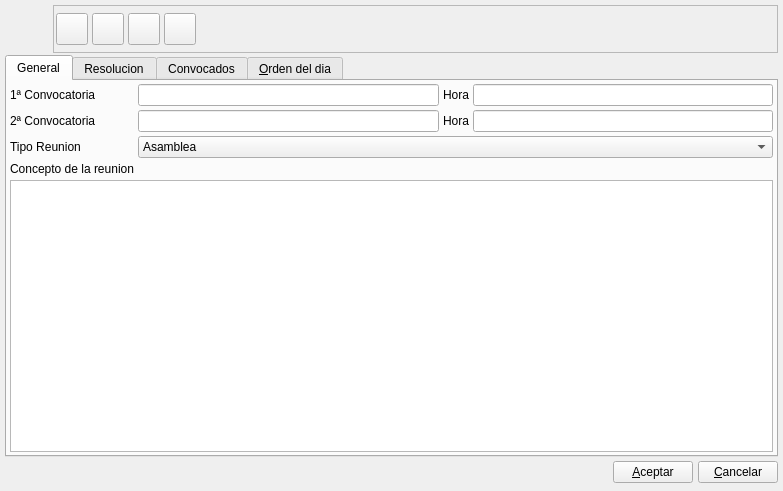
<?xml version="1.0" encoding="UTF-8"?>
<ui version="4.0">
 <author>Alvaro de Miguel</author>
 <class>ConvReunionBase</class>
 <widget class="QWidget" name="ConvReunionBase">
  <property name="geometry">
   <rect>
    <x>0</x>
    <y>0</y>
    <width>783</width>
    <height>491</height>
   </rect>
  </property>
  <property name="minimumSize">
   <size>
    <width>500</width>
    <height>150</height>
   </size>
  </property>
  <property name="windowTitle">
   <string>Reunion</string>
  </property>
  <property name="windowIcon">
   <iconset resource="../../../bulmages.qrc">
    <normaloff>:/Images/employee-list.svg</normaloff>:/Images/employee-list.svg</iconset>
  </property>
  <layout class="QVBoxLayout" name="verticalLayout">
   <property name="spacing">
    <number>2</number>
   </property>
   <property name="margin">
    <number>5</number>
   </property>
   <item>
    <layout class="QHBoxLayout">
     <property name="spacing">
      <number>0</number>
     </property>
     <property name="margin">
      <number>0</number>
     </property>
     <item>
      <widget class="QLabel" name="label">
       <property name="minimumSize">
        <size>
         <width>48</width>
         <height>48</height>
        </size>
       </property>
       <property name="maximumSize">
        <size>
         <width>48</width>
         <height>48</height>
        </size>
       </property>
       <property name="text">
        <string/>
       </property>
       <property name="pixmap">
        <pixmap resource="../../../bulmages.qrc">:/Images/employee-list.svg</pixmap>
       </property>
       <property name="scaledContents">
        <bool>true</bool>
       </property>
      </widget>
     </item>
     <item>
      <widget class="QFrame" name="frame">
       <property name="frameShape">
        <enum>QFrame::StyledPanel</enum>
       </property>
       <property name="frameShadow">
        <enum>QFrame::Raised</enum>
       </property>
       <layout class="QHBoxLayout" name="horizontalLayout">
        <property name="margin">
         <number>2</number>
        </property>
        <item>
         <widget class="QToolButton" name="mui_guardar">
          <property name="minimumSize">
           <size>
            <width>32</width>
            <height>32</height>
           </size>
          </property>
          <property name="maximumSize">
           <size>
            <width>32</width>
            <height>32</height>
           </size>
          </property>
          <property name="toolTip">
           <string>Guardar cobro</string>
          </property>
          <property name="whatsThis">
           <string>Guardar cobro</string>
          </property>
          <property name="text">
           <string/>
          </property>
          <property name="icon">
           <iconset resource="../../../bulmages.qrc">
            <normaloff>:/Images/edit-save.svg</normaloff>:/Images/edit-save.svg</iconset>
          </property>
          <property name="iconSize">
           <size>
            <width>32</width>
            <height>32</height>
           </size>
          </property>
          <property name="shortcut">
           <string>Ctrl+S</string>
          </property>
         </widget>
        </item>
        <item>
         <widget class="QToolButton" name="mui_borrar">
          <property name="minimumSize">
           <size>
            <width>32</width>
            <height>32</height>
           </size>
          </property>
          <property name="maximumSize">
           <size>
            <width>32</width>
            <height>32</height>
           </size>
          </property>
          <property name="toolTip">
           <string>Borrar cobro</string>
          </property>
          <property name="whatsThis">
           <string>Borrar cobro</string>
          </property>
          <property name="text">
           <string/>
          </property>
          <property name="icon">
           <iconset resource="../../../bulmages.qrc">
            <normaloff>:/Images/edit-delete.svg</normaloff>:/Images/edit-delete.svg</iconset>
          </property>
          <property name="iconSize">
           <size>
            <width>32</width>
            <height>32</height>
           </size>
          </property>
          <property name="shortcut">
           <string>Ctrl+D</string>
          </property>
         </widget>
        </item>
        <item>
         <widget class="QToolButton" name="mui_imprimir">
          <property name="minimumSize">
           <size>
            <width>32</width>
            <height>32</height>
           </size>
          </property>
          <property name="maximumSize">
           <size>
            <width>32</width>
            <height>32</height>
           </size>
          </property>
          <property name="toolTip">
           <string>Imprimir</string>
          </property>
          <property name="whatsThis">
           <string>Imprimir</string>
          </property>
          <property name="text">
           <string/>
          </property>
          <property name="icon">
           <iconset resource="../../../bulmages.qrc">
            <normaloff>:/Images/document-print.svg</normaloff>:/Images/document-print.svg</iconset>
          </property>
          <property name="iconSize">
           <size>
            <width>32</width>
            <height>32</height>
           </size>
          </property>
          <property name="shortcut">
           <string>Ctrl+D</string>
          </property>
         </widget>
        </item>
        <item>
         <widget class="QToolButton" name="mui_email">
          <property name="minimumSize">
           <size>
            <width>32</width>
            <height>32</height>
           </size>
          </property>
          <property name="maximumSize">
           <size>
            <width>32</width>
            <height>32</height>
           </size>
          </property>
          <property name="toolTip">
           <string>Convocar por E-mail</string>
          </property>
          <property name="whatsThis">
           <string>Convocar por E-mail</string>
          </property>
          <property name="text">
           <string/>
          </property>
          <property name="icon">
           <iconset resource="../../../bulmages.qrc">
            <normaloff>:/Images/mail-send.svg</normaloff>:/Images/mail-send.svg</iconset>
          </property>
          <property name="iconSize">
           <size>
            <width>32</width>
            <height>32</height>
           </size>
          </property>
          <property name="shortcut">
           <string>Ctrl+D</string>
          </property>
         </widget>
        </item>
        <item>
         <spacer>
          <property name="orientation">
           <enum>Qt::Horizontal</enum>
          </property>
          <property name="sizeType">
           <enum>QSizePolicy::Expanding</enum>
          </property>
          <property name="sizeHint" stdset="0">
           <size>
            <width>41</width>
            <height>34</height>
           </size>
          </property>
         </spacer>
        </item>
       </layout>
      </widget>
     </item>
    </layout>
   </item>
   <item>
    <widget class="QTabWidget" name="mui_tab">
     <property name="enabled">
      <bool>true</bool>
     </property>
     <property name="currentIndex">
      <number>0</number>
     </property>
     <widget class="QWidget" name="tab_3">
      <attribute name="title">
       <string>General</string>
      </attribute>
      <layout class="QGridLayout" name="gridLayout">
       <item row="0" column="0">
        <widget class="QLabel" name="label_2">
         <property name="text">
          <string>1ª Convocatoria</string>
         </property>
        </widget>
       </item>
       <item row="0" column="1">
        <widget class="BlDateSearch" name="mui_fecha1convocatoriareunion"/>
       </item>
       <item row="0" column="2">
        <widget class="QLabel" name="label_5">
         <property name="text">
          <string>Hora</string>
         </property>
        </widget>
       </item>
       <item row="0" column="3">
        <widget class="QLineEdit" name="mui_hora1convocatoriareunion"/>
       </item>
       <item row="1" column="0">
        <widget class="QLabel" name="label_3">
         <property name="text">
          <string>2ª Convocatoria</string>
         </property>
        </widget>
       </item>
       <item row="1" column="1">
        <widget class="BlDateSearch" name="mui_fecha2convocatoriareunion"/>
       </item>
       <item row="1" column="2">
        <widget class="QLabel" name="label_6">
         <property name="text">
          <string>Hora</string>
         </property>
        </widget>
       </item>
       <item row="1" column="3">
        <widget class="QLineEdit" name="mui_hora2convocatoriareunion"/>
       </item>
       <item row="2" column="0">
        <widget class="QLabel" name="label_4">
         <property name="text">
          <string>Tipo Reunion</string>
         </property>
        </widget>
       </item>
       <item row="2" column="1" colspan="3">
        <widget class="QComboBox" name="mui_tiporeunion">
         <item>
          <property name="text">
           <string>Asamblea</string>
          </property>
         </item>
         <item>
          <property name="text">
           <string>Junta Directiva</string>
          </property>
         </item>
         <item>
          <property name="text">
           <string>Oridnaria</string>
          </property>
         </item>
         <item>
          <property name="text">
           <string>Comisional</string>
          </property>
         </item>
         <item>
          <property name="text">
           <string>Comunicado</string>
          </property>
         </item>
         <item>
          <property name="text">
           <string>Otros</string>
          </property>
         </item>
        </widget>
       </item>
       <item row="4" column="0" colspan="4">
        <widget class="QTextEdit" name="mui_conceptoreunion"/>
       </item>
       <item row="3" column="0">
        <widget class="QLabel" name="label_7">
         <property name="text">
          <string>Concepto de la reunion</string>
         </property>
        </widget>
       </item>
      </layout>
     </widget>
     <widget class="QWidget" name="tabOtros">
      <attribute name="title">
       <string>Resolucion</string>
      </attribute>
      <layout class="QGridLayout" name="_3">
       <property name="margin">
        <number>5</number>
       </property>
       <property name="spacing">
        <number>5</number>
       </property>
       <item row="0" column="0" colspan="2">
        <widget class="QLabel" name="textLabel2_4_2_2">
         <property name="text">
          <string>Resolucion</string>
         </property>
         <property name="buddy">
          <cstring>mui_resolucionreunion</cstring>
         </property>
        </widget>
       </item>
       <item row="1" column="0" colspan="3">
        <widget class="QTextEdit" name="mui_resolucionreunion">
         <property name="sizePolicy">
          <sizepolicy hsizetype="Expanding" vsizetype="Expanding">
           <horstretch>0</horstretch>
           <verstretch>0</verstretch>
          </sizepolicy>
         </property>
         <property name="tabChangesFocus">
          <bool>true</bool>
         </property>
        </widget>
       </item>
      </layout>
     </widget>
     <widget class="QWidget" name="tab">
      <attribute name="title">
       <string>Convocados</string>
      </attribute>
      <layout class="QGridLayout" name="gridLayout_2">
       <item row="0" column="0">
        <widget class="QComboBox" name="m_tipoagregados">
         <item>
          <property name="text">
           <string>Miembros Junta</string>
          </property>
         </item>
         <item>
          <property name="text">
           <string>Socios</string>
          </property>
         </item>
         <item>
          <property name="text">
           <string>Tutores</string>
          </property>
         </item>
         <item>
          <property name="text">
           <string>Todos</string>
          </property>
         </item>
        </widget>
       </item>
       <item row="0" column="1">
        <widget class="QToolButton" name="m_agregarconvocados">
         <property name="text">
          <string>Agregar</string>
         </property>
        </widget>
       </item>
       <item row="1" column="0" colspan="2">
        <widget class="BfSubForm" name="mui_list"/>
       </item>
      </layout>
     </widget>
     <widget class="QWidget" name="Tab1">
      <attribute name="title">
       <string>&amp;Orden del dia</string>
      </attribute>
      <layout class="QGridLayout" name="_2">
       <property name="margin">
        <number>5</number>
       </property>
       <property name="spacing">
        <number>5</number>
       </property>
       <item row="0" column="0" colspan="2">
        <widget class="BfSubForm" name="mui_ordendia"/>
       </item>
      </layout>
     </widget>
    </widget>
   </item>
   <item>
    <layout class="QHBoxLayout">
     <property name="spacing">
      <number>5</number>
     </property>
     <property name="margin">
      <number>0</number>
     </property>
     <item>
      <spacer>
       <property name="orientation">
        <enum>Qt::Horizontal</enum>
       </property>
       <property name="sizeType">
        <enum>QSizePolicy::Expanding</enum>
       </property>
       <property name="sizeHint" stdset="0">
        <size>
         <width>201</width>
         <height>27</height>
        </size>
       </property>
      </spacer>
     </item>
     <item>
      <widget class="QPushButton" name="mui_aceptar">
       <property name="text">
        <string>&amp;Aceptar</string>
       </property>
      </widget>
     </item>
     <item>
      <widget class="QPushButton" name="mui_cancelar">
       <property name="text">
        <string>&amp;Cancelar</string>
       </property>
      </widget>
     </item>
    </layout>
   </item>
  </layout>
 </widget>
 <layoutdefault spacing="4" margin="3"/>
 <customwidgets>
  <customwidget>
   <class>BfSubForm</class>
   <extends>QTableWidget</extends>
   <header>bfsubform.h</header>
  </customwidget>
  <customwidget>
   <class>BlDateSearch</class>
   <extends>QLineEdit</extends>
   <header>bldatesearch.h</header>
  </customwidget>
 </customwidgets>
 <resources>
  <include location="../../../bulmages.qrc"/>
  <include location="../../../bulmages.qrc"/>
 </resources>
 <connections/>
</ui>
